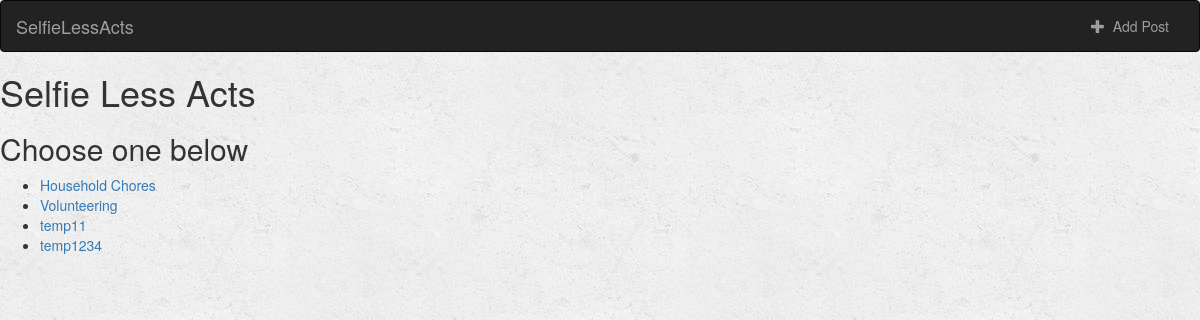
/socialmedia/, run on the app's committed database.
### socialmedia/models.py (models this page shows)
class Acts(models.Model):
	actType = models.CharField(max_length=100, unique=True)
	def __str__(self):
		return self.actType

### socialmedia/views.py (the view)
# urls.py: path('', views.IndexView.as_view(), name='index'),
class IndexView(generic.ListView):
	model = Acts
	template_name = 'socialmedia/index.html'
	context_object_name = 'allActs'

### socialmedia/templates/socialmedia/index.html
{% extends 'socialmedia/base.html' %}
{% block body %}
	<h1>Selfie Less Acts</h1>
	<h2>Choose one below</h2>
	{% if allActs %}
		<ul>
			{% for act in allActs %}
			<li>
				<a href="{% url 'socialmedia:detail' act.id %}">
				{{act}}
				</a>
			</li>
			{% endfor %}
		</ul>
	{% else %}
		<h3>No acts to show!</h3>
	{% endif %}
{% endblock %}

### socialmedia/templates/socialmedia/base.html (shortened to what this page needs)
<!DOCTYPE html>
<html>
<head>
	{% load staticfiles %}
	<link rel="stylesheet" type="text/css" href="{% static 'socialmedia/style.css' %}" />
	<link rel="stylesheet" href="https://maxcdn.bootstrapcdn.com/bootstrap/3.3.6/css/bootstrap.min.css">
</head>
<body>
<nav class="navbar navbar-inverse">
    <div class="container-fluid">
        <div class="navbar-header">
            <a class="navbar-brand" href="{% url 'socialmedia:index' %}">SelfieLessActs</a>
        </div>
        <div class="collapse navbar-collapse" id="topNavBar">
            <ul class="nav navbar-nav navbar-right">
                <li>
                    <a href="{% url 'socialmedia:add-post' %}">
                        <span class="glyphicon glyphicon-plus" aria-hidden="true"></span>&nbsp; Add Post
                    </a>
                </li>
            </ul>
        </div>
    </div>
</nav>
{% block body %}
{% endblock %}
</body>
</html>

### socialmedia/static/socialmedia/style.css (style rules this page uses)
body { background: white url("images/background.png"); }

### data on the page
Acts: actType "Household Chores"
Acts: actType "Volunteering"
Acts: actType "temp11"
Acts: actType "temp1234"
